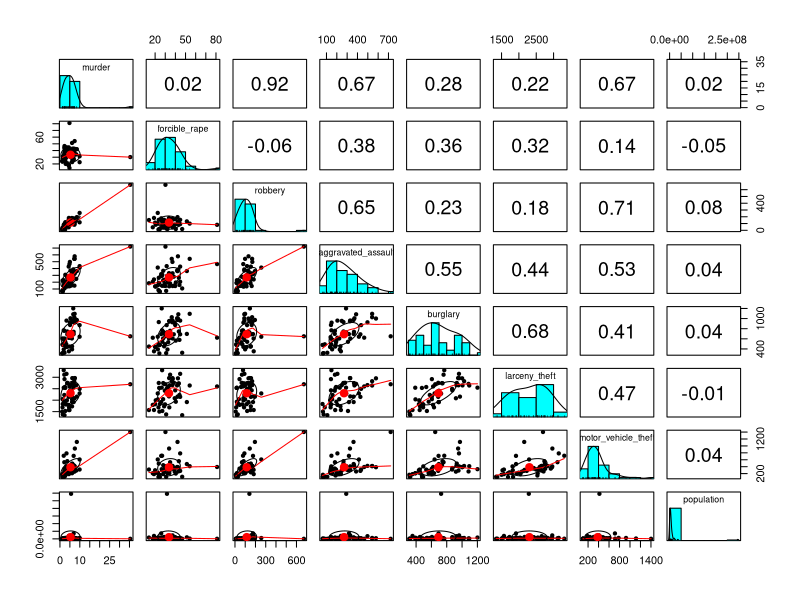

Here is the R script that generated this plot: (Note: this script raises an error after producing the figure.)
# 살인(murder)와 절도(burglary) 사이의 관계를 살피려고 한다
# A. 두 변수 사이의 산점도를 단변량 분포와 함께 그리시오. 상관계수도 함께 살피시오.

library(psych)
Crime <- read.csv("crime.csv",stringsAsFactors = F)
#crime2 <- subset(Crime,select = c("state","murder","burglary"))
pairs.panels(Crime[,-1])  # cor : 0.22

plot(crime2[,c(2,3)]) 


# B. 위를 통해 이상점 존재여부를 판단하고 존재한다면 해당 주를 확인하고 제거하시오. 제거 후 변수들 사이의 관계가 어떻게 변화하는지 살피시오.
plot(Crime$robbery,Crime$burglary,xlim=c(0,800))
identify(Crime$robbery,Crime$burglary,labels=Crime$state)

plot(Crime$robbery, Crime$population)
identify(Crime$robbery,Crime$population,labels=Crime$state)


out=match(c("United States","District of Columbia"),Crime$state)
clr=rep(1,dim(Crime)[1])
clr[out]=2
pairs(Crime[,-1],col=clr,pch=clr)
Crime2<-Crime[-out,]
pairs.panels(Crime2[,-1])   # cor: 0.62

# C. 살인, 절도와 인구(population)의 관계를 함께 관찰하기 위해 bubble plot을 그리고 관찰한 사실을 기술하시오.
with(Crime2, symbols(murder,burglary,circles = population)) # 인구가 많을 수록 살인과 강도가 많은 경우가 발생하나 무조건 적인지는 않다. 

# D. 7가지 범죄의 발생 건수를 heatmap으로 표현하고 범죄 발생 특징 간의 패턴이 비슷한 주들이 있는지 살피시오.
# burglary 와 Murder 관계 외 forible_rape 과 murder에서의 이상점 ( alasak 도 삭제)
out=match(c("United States","Alaska","District of Columbia"),Crime$state)
Crime3 <- Crime[-out,]
pairs.panels(Crime3[,-1])

install.packages("RColorBrewer")
library(RColorBrewer)
TmpCrime <- Crime3
rownames(TmpCrime) <- Crime3[,1]
TmpCrime <- TmpCrime[,-1]
TmpCrime <- as.matrix(TmpCrime)
head(TmpCrime)
heatmap(TmpCrime[,-8], scale="column", col=brewer.pal(9,"Blues"))
